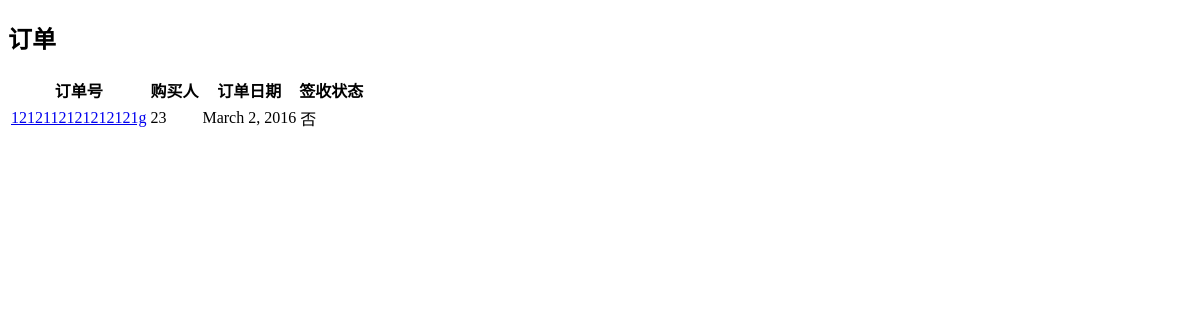
The app's page /deal/unreceipted/, older data.
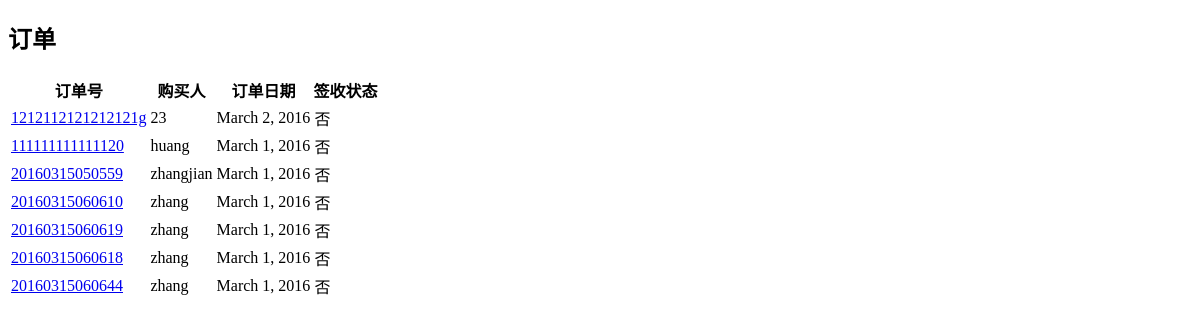
The same page, newer data.
### deal/models.py (models this page shows, shortened)
class Order(models.Model):
    order_num = models.CharField(max_length=20, unique=True)
    order_date = models.DateField()
    recieve_name = models.CharField(max_length=30)
    recieve_addr  = models.CharField(max_length=128)
    recieve_pthon = models.CharField(max_length=15)
    orange_kind = models.ForeignKey(OrangeKind)
    orange_weight = models.IntegerField()
    pay_name = models.CharField(max_length=30)
    express_name = models.ForeignKey(Expresskind)
    express_num = models.CharField(max_length=50)
    send_date = models.DateField()
    note = models.TextField()
    is_recieve = models.BooleanField(default=False)
    is_payed = models.BooleanField(default=False)
    recieve_date = models.DateField()
    seller_user = models.CharField(max_length=20,blank=True)

### deal/views.py (the view)
def unreceipted(request):
	cat_list = Order.objects.filter(is_recieve=False).order_by('-order_date')
	context_dict = {'orders': cat_list}
	return render(request,'deal/table.html',context_dict)

### templates/deal/table.html (shortened to what this page needs)
<!DOCTYPE html>
<html>
<body>
<div  id="oooo">
    <div class="span10" >
    <h2 class="order">订单</h2>
        <div class="col-center-block" >
        {% if orders %}
          <table class="table table-hover" id="table">
   <thead>
      <tr>
         <th>订单号</th>
         <th>购买人</th>
         <th>订单日期</th>
         <th style="padding-left:0; padding-right:0; ">签收状态</th>
      </tr>
   </thead>
   {% for page in orders %}
   <tbody>
      <tr>
         <td><a href="/deal/xiangxi/{{ page.order_num}}">{{ page.order_num}}</a></td>
         <td>{{page.pay_name}}</td>
         <td>{{page.order_date}}</td>
         {% if page.is_recieve == False %}
         <td>否</td>
         {% else %}
         <td>是</td>
         {% endif %}
      </tr>
   </tbody>
    {% endfor %}
    </table>
        {% else %}
        <strong>No pages at present.</strong>
        {% endif %}
</div>
</div>
</div>
</body>
</html>

Row changes from the older to the newer data that the page shows:
added Order: order_num "111111111111120", pay_name "huang", order_date "March 1, 2016", is_recieve "否"
added Order: order_num "20160315050559", pay_name "zhangjian", order_date "March 1, 2016", is_recieve "否"
added Order: order_num "20160315060610", pay_name "zhang", order_date "March 1, 2016", is_recieve "否"
added Order: order_num "20160315060619", pay_name "zhang", order_date "March 1, 2016", is_recieve "否"
added Order: order_num "20160315060618", pay_name "zhang", order_date "March 1, 2016", is_recieve "否"
added Order: order_num "20160315060644", pay_name "zhang", order_date "March 1, 2016", is_recieve "否"
